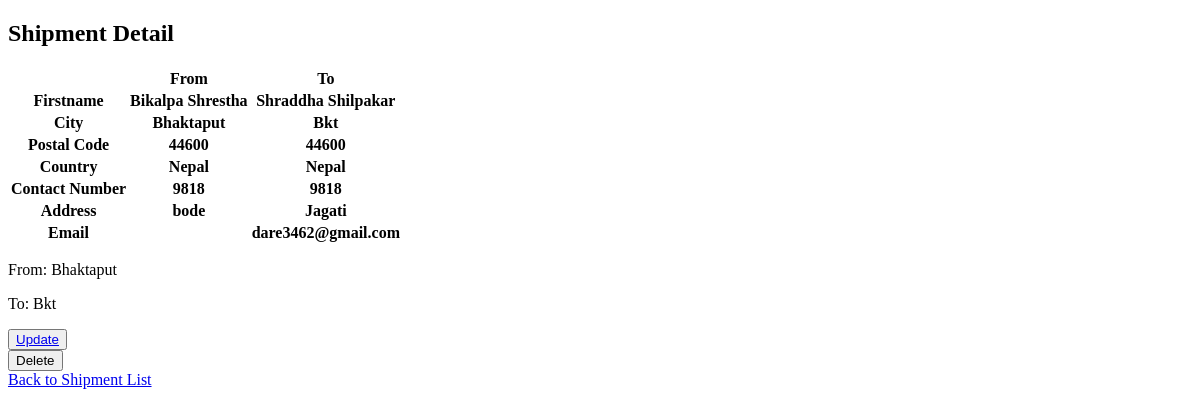
The page /shipping/detail/1/ (signed in) on the database as committed earlier.
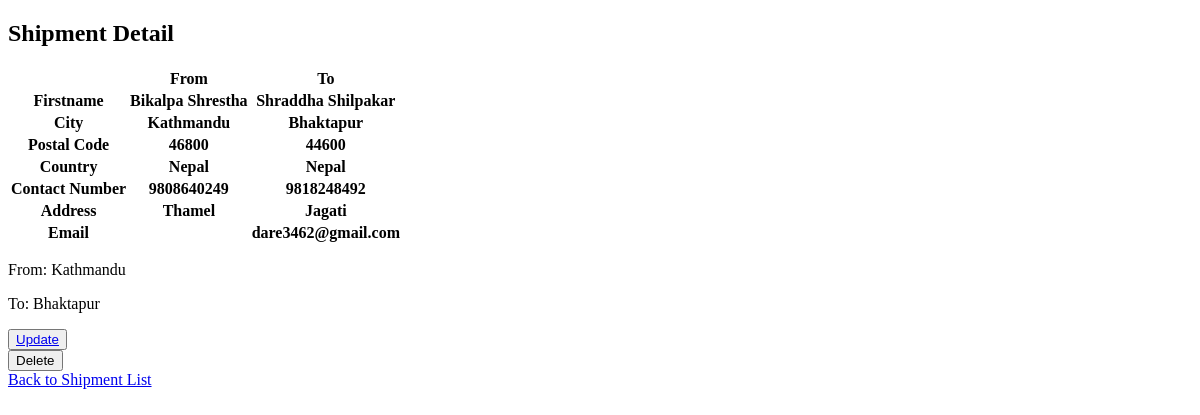
The same page on the database as committed later.
### shipping/models.py (models this page shows, shortened)
class Shipment(models.Model):
    user=models.ForeignKey(User,on_delete=models.CASCADE)
    sender_country=models.ForeignKey(Country,related_name='sender_country',on_delete=models.CASCADE)
    sender_contactnumber=models.IntegerField()
    sender_city=models.CharField(max_length=100)
    sender_postalcode=models.IntegerField()
    sender_telephone1=models.IntegerField()
    sender_telephone2=models.IntegerField(null=True)
    sender_address=models.CharField(max_length=100)
    reciever_country=models.ForeignKey(Country,related_name='reciever_country',on_delete=models.CASCADE)
    reciever_firstname=models.CharField(max_length=100)
    reciever_lastname=models.CharField(max_length=100)
    reciever_contactnumber=models.IntegerField()
    reciever_email=models.EmailField()
    reciever_city=models.CharField(max_length=100)
    reciever_postalcode=models.IntegerField()
    reciever_telephone1=models.IntegerField()
    reciever_telephone2=models.IntegerField(null=True)
    reciever_address=models.CharField(max_length=100)

class Country(models.Model):
    name=models.CharField(max_length=100)
    class Meta:
        verbose_name_plural="Countries"
    def __str__(self):
        return self.name

### shipping/views.py (the view)
# urls.py: path('detail/<int:shipment_id>/', shippingview.shipment_detail, name='shipment_detail'),
@login_required
def shipment_detail(request, shipment_id):
    shipment = get_object_or_404(Shipment, id=shipment_id)
    if request.user == shipment.user or request.user.is_superuser:
        userd={'user_firstname': shipment.user.first_name,'user_lastname':shipment.user.last_name,'user_email':shipment.user.email}
        return render(request, 'shipping/shipment_detail.html', {'shipment': shipment,'userdetails':userd})
    else:
        return redirect('shipment_list')

### shipping/templates/shipping/shipment_detail.html (shortened to what this page needs)
{% extends 'shipping/base.html' %}
{% block bodycontent %}
<h2>Shipment Detail</h2>
    <table>
        <tr>
            <th></th>
            <th>From</th>
            <th>To</th>
        </tr>
        <tr>
            <th>Firstname</th>
            <th>{{userdetails.user_firstname}}  {{userdetails.user_lastname}}</th>
            <th>{{shipment.reciever_firstname}} {{shipment.reciever_lastname}}</th>
        </tr>
        <tr>
            <th>City</th>
            <th>{{shipment.sender_city}}</th>
            <th>{{shipment.reciever_city}}</th>
        </tr>
        <tr>
            <th>Postal Code</th>
            <th>{{shipment.sender_postalcode}}</th>
            <th>{{shipment.reciever_postalcode}}</th>
        </tr>
        <tr>
            <th>Country</th>
            <th>{{shipment.sender_country}}</th>
            <th>{{shipment.reciever_country}}</th>
        </tr>
        <tr>
            <th>Contact Number</th>
            <th>{{shipment.sender_contactnumber}}</th>
            <th>{{shipment.reciever_contactnumber}}</th>
        </tr>
        <tr>
            <th>Address</th>
            <th>{{shipment.sender_address}}</th>
            <th>{{shipment.reciever_address}}</th>
        </tr>
        <tr>
            <th>Email</th>
            <th>{{shipment.sender_email}}</th>
            <th>{{shipment.reciever_email}}</th>
        </tr>
    </table>
    <p>From: {{ shipment.sender_city }}</p>
    <p>To: {{ shipment.reciever_city }}</p>
    {% if request.user == shipment.user or request.user.is_superuser %}
        <button><a href="{% url 'shipment_update' shipment.id %}">Update</a></button>
        <br>
        <form method="post" action="{% url 'shipment_delete' shipment.id %}" style="display: inline;">
            <button type="submit">Delete</button>
        </form>
    {% endif %}
    <br>
    <a href="{% url 'shipment_list' %}">Back to Shipment List</a>
{% endblock bodycontent %}

### shipping/templates/shipping/base.html (shortened to what this page needs)
<!DOCTYPE html>
<html lang="en">
<head>
</head>
<body>
    {% block bodycontent %}
    {% endblock bodycontent %}
</body>
</html>

Rows that differ between the two databases and show on the page:
changed Shipment "Shraddha": sender_city "Bhaktaput" → "Kathmandu"; reciever_city "Bkt" → "Bhaktapur"; sender_postalcode "44600" → "46800"; sender_contactnumber "9818" → "9808640249"; reciever_contactnumber "9818" → "9818248492"; sender_address "bode" → "Thamel"
